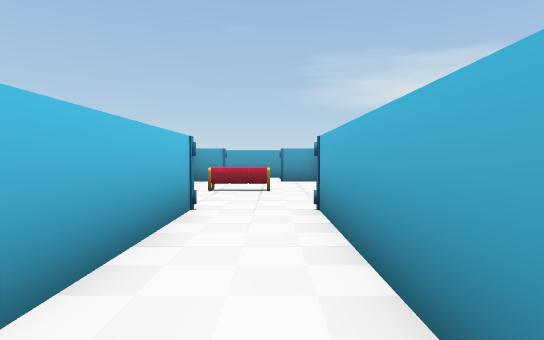
view 1 (above)

20 first-person views from a walk through a Unity game level. The camera is 1.5 m above the floor, tilts 2° down and sees 80° across. The floor is counted in squares, 2 m on a side. Each view is taken from the middle of a square. On the plan, view 1 faces up. The plan holds only what a view shows up to about 11 squares ahead; the rest is blank. The place goes on beyond the plan. The player character is not drawn. Some animated figures are left out. Door leaves are left out, so doorways stand open.

view 2
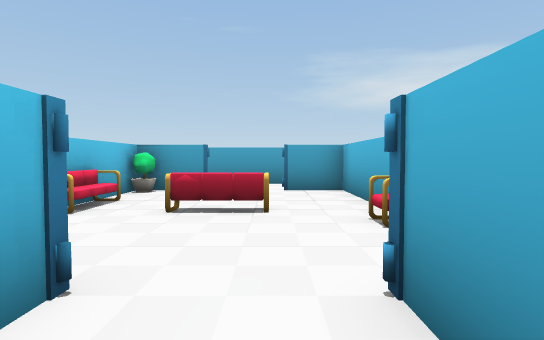

view 3
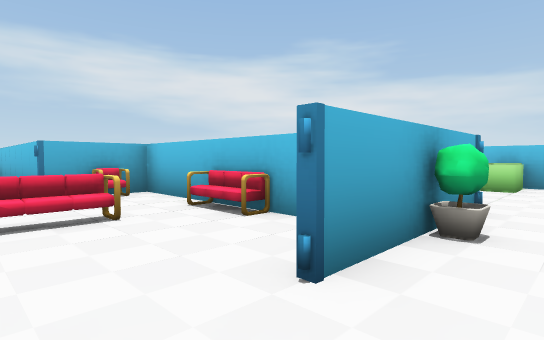

view 4
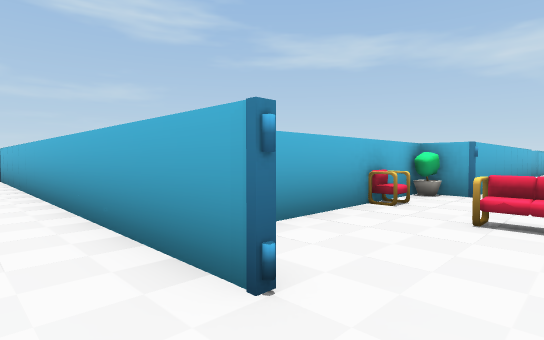

view 5
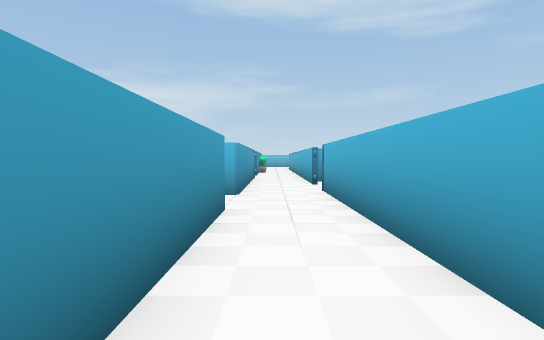

view 6
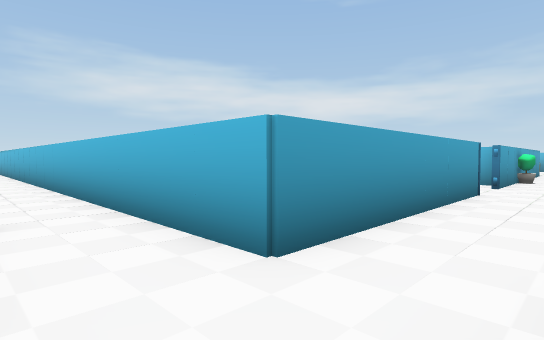

view 7
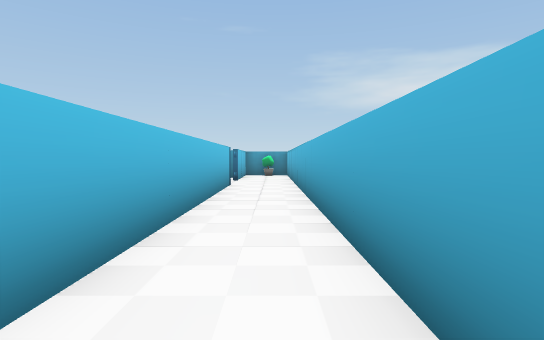

view 8
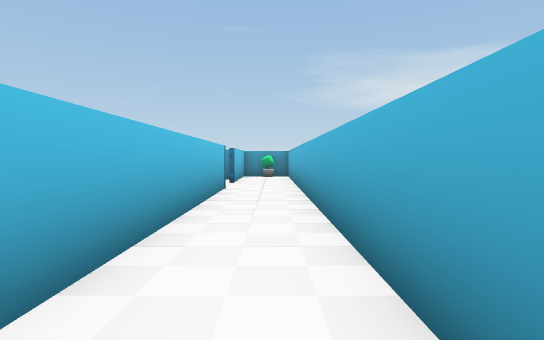

view 9
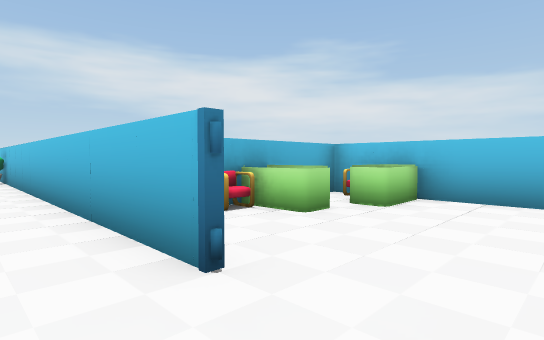

view 10
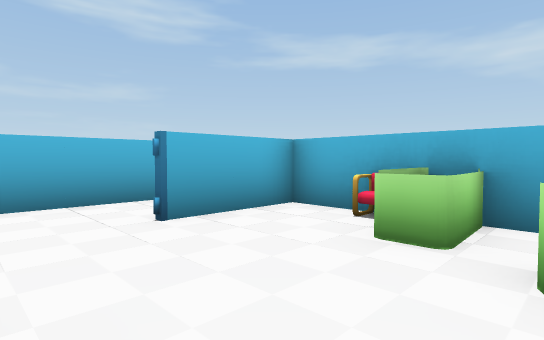

view 11
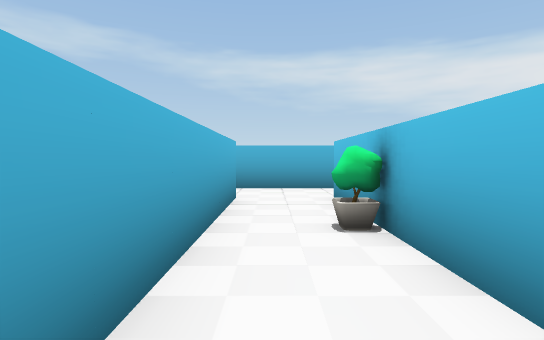

view 12
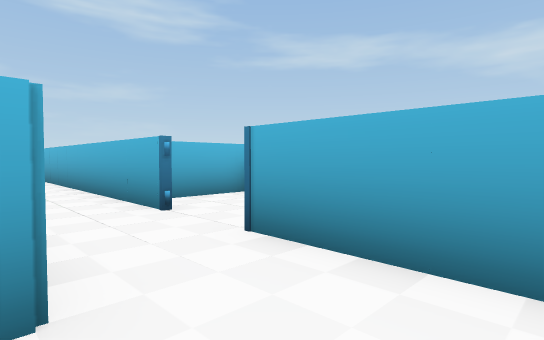

view 13
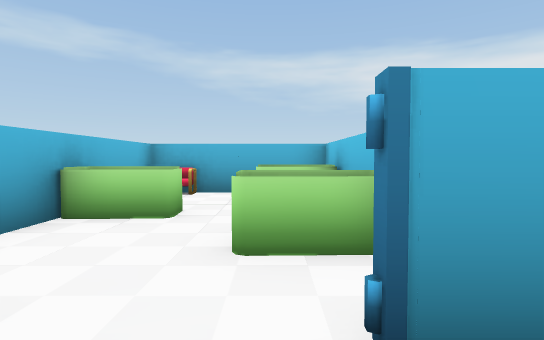

view 14
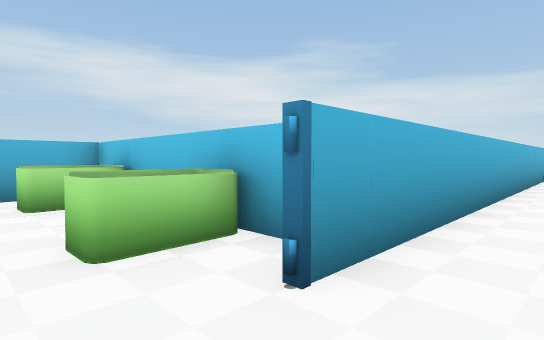

view 15
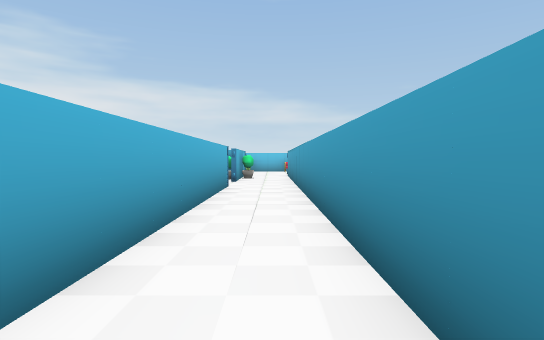

view 16
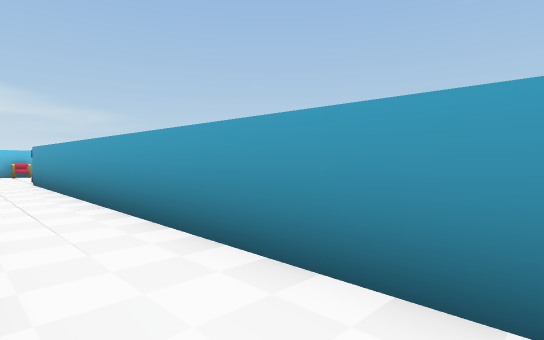

view 17
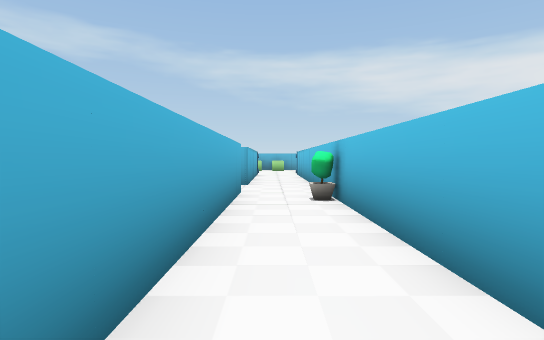

view 18
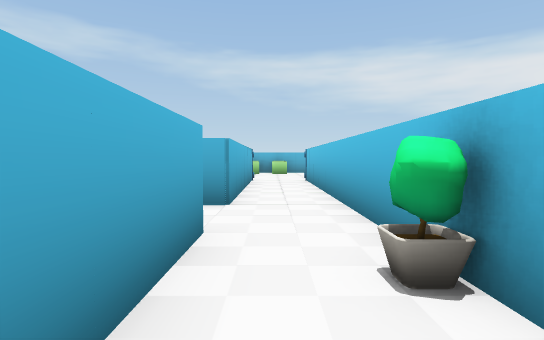

view 19
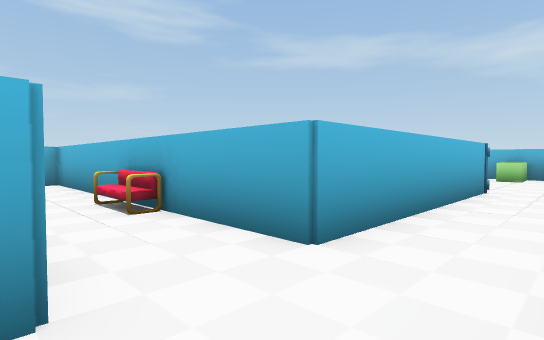

view 20
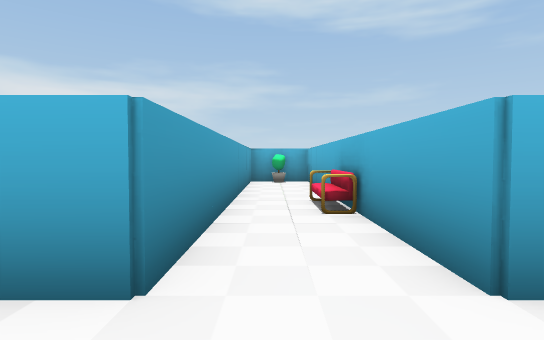

### Floor plan
Points are (right, up) in squares from view 1. A wall is a line through its corners. A room is listed if a view was taken in it or the views show most of it. See-through windows are left out.
Room 1 (views 1, 2, 17, 18, 19, 20)
walls: (9.4, -3.3) (0.7, -3.3) (0.7, 4.8); (0.7, -11.4) (0.7, -5.2) (9.7, -5.2) (9.7, -3.2); (-1.2, 4.8) (-1.2, -11.1)
ways out: open door at (-0.5, 5) to room 4; open door at (-0.5, -11)
objects: plant (-1, -2); chair (4, -5); plant (9, -4)
Room 2 (views 3, 4, 5, 6, 7, 8, 9, 11, 12, 13, 14, 15, 16)
walls: (14.4, 10.8) (17.5, 10.8); (17.5, 12.7) (11.7, 12.7) (11.7, 28.2); (0.2, 10.8) (12.6, 10.8); (9.8, 26.3) (9.8, 12.7) (-5.2, 12.7); (-5.4, 10.8) (-1.5, 10.8)
ways out: open door at (10, 27) to room 3; open door at (-0.5, 11) to room 4; open door at (-5, 11.5); open door at (13.5, 11)
objects: plant (10, 15)
Room 3 (view 10)
walls: (8.4, 23.8) (9.7, 23.8) (9.7, 26.3); (4.8, 27.5) (4.8, 23.8) (6.6, 23.8)
ways out: open door at (10, 27) to room 2
objects: other object (5, 25); other object (6, 26); chair (8, 24)
Room 4 (no view inside)
walls: (-1.5, 10.7) (-3.2, 10.7) (-3.2, 4.8) (-1.2, 4.8); (0.7, 4.8) (1.7, 4.8) (1.7, 10.7) (0.2, 10.7)
ways out: open door at (-0.5, 5) to room 1; open door at (-0.5, 11) to room 2
objects: chair (-3, 8); plant (-3, 10); chair (-2, 5); chair (-1, 8) to (0, 8); plant (1, 5); chair (1, 7)

Where each view was taken, in squares from view 1:
view 1: 0 up, 0 right, facing up
view 2: 3 up, 0 right, facing up
view 3: 12 up, 0 right, facing down-left
view 4: 12 up, 1 left, facing down-right
view 5: 12 up, 5 right, facing right
view 6: 11 up, 10 right, facing up-right
view 7: 17 up, 11 right, facing up
view 8: 18 up, 11 right, facing up
view 9: 28 up, 11 right, facing down-left
view 10: 28 up, 6 right, facing down-right
view 11: 19 up, 11 right, facing down
view 12: 13 up, 10 right, facing down-right
view 13: 12 up, 13 right, facing down
view 14: 12 up, 14 right, facing down-left
view 15: 12 up, 9 right, facing left
view 16: 11 up, 6 right, facing up-left
view 17: 4 up, 0 right, facing down
view 18: 0 up, 0 right, facing down
view 19: 3 down, 1 left, facing down-right
view 20: 4 down, 1 left, facing right
